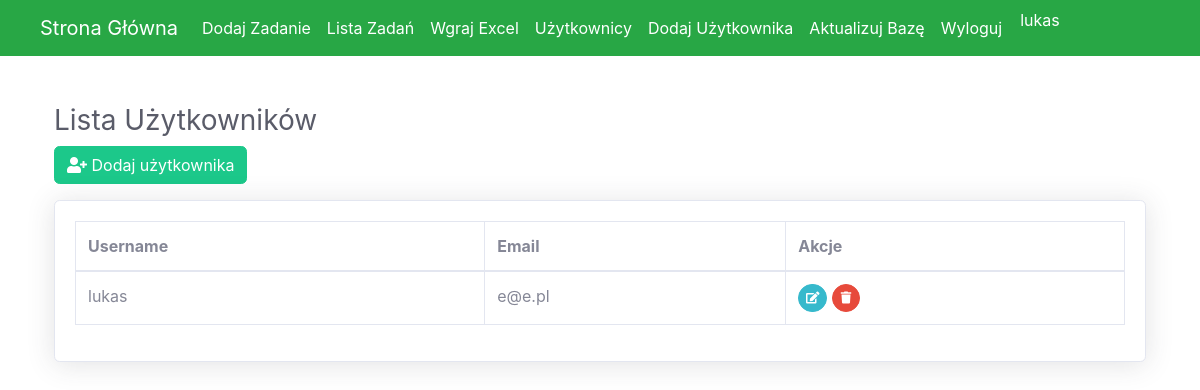
/users/ (signed in), run on an earlier commit of the app's database.
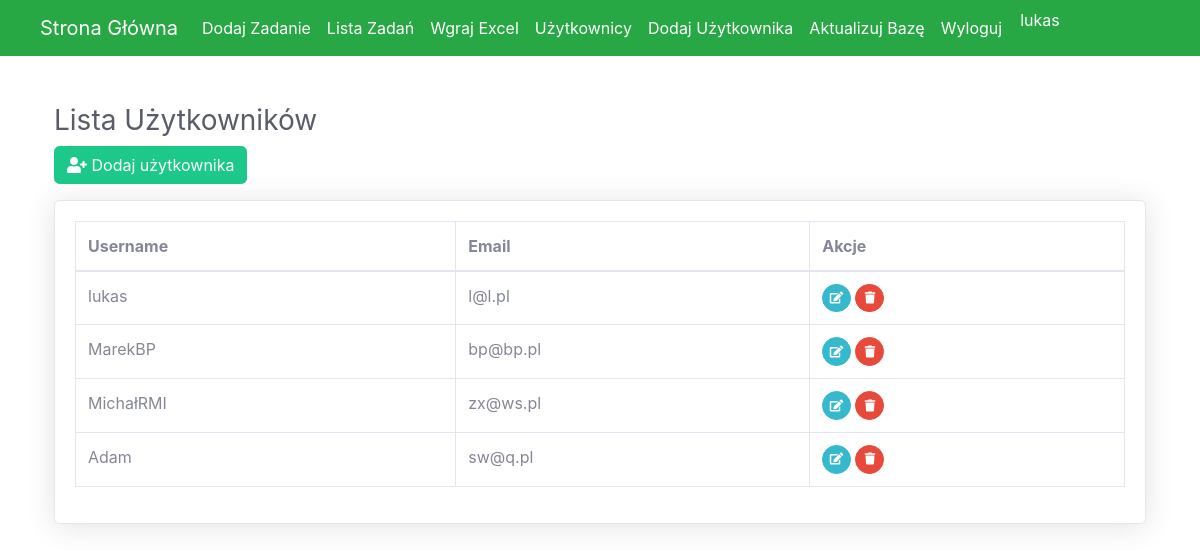
And on a later commit of the database.
### app/models.py (models this page shows, shortened)
class CustomUser(AbstractUser):
    phone_number = models.CharField(max_length=15, blank=True, null=True)
    job_title = models.CharField(max_length=100, blank=True, null=True)
    company = models.CharField(max_length=100, blank=True, null=True)
    def is_administrator(self):
        return self.job_title and self.job_title.lower() == 'administrator'

### app/views.py (the view)
# urls.py: path('users/', views.user_list, name='user_list'),
@login_required
def user_list(request):
    users = CustomUser.objects.all()
    return render(request, 'user_list.html', {'users': users})

### app/templates/user_list.html (shortened to what this page needs)
{% load static %}
{% include 'header.html' %}
<!DOCTYPE html>
<html lang="en">
<head>
    <link rel="stylesheet" href="https://stackpath.bootstrapcdn.com/bootstrap/4.5.2/css/bootstrap.min.css">
    <link rel="stylesheet" href="https://cdnjs.cloudflare.com/ajax/libs/font-awesome/5.15.1/css/all.min.css">
    <link href="{% static 'css/sb-admin-2.min.css' %}" rel="stylesheet">
</head>
<body>
    <div class="container mt-5">
        <h1 class="h3 mb-2 text-gray-800">Lista Użytkowników</h1>
        <a href="{% url 'add_user' %}" class="btn btn-success mb-3">
            <i class="fas fa-user-plus"></i> Dodaj użytkownika
        </a>
        <div class="card shadow mb-4">
            <div class="card-body">
                <div class="table-responsive">
                    <table class="table table-bordered" id="dataTable" width="100%" cellspacing="0">
                        <thead>
                            <tr>
                                <th>Username</th>
                                <th>Email</th>
                                <th>Akcje</th>
                            </tr>
                        </thead>
                        <tbody>
                            {% for user in users %}
                                <tr>
                                    <td>{{ user.username }}</td>
                                    <td>{{ user.email }}</td>
                                    <td>
                                        <a href="{% url 'edit_user' user.id %}" class="btn btn-info btn-circle btn-sm">
                                            <i class="fas fa-edit"></i>
                                        </a>
                                        <a href="{% url 'delete_user' user.id %}" class="btn btn-danger btn-circle btn-sm">
                                            <i class="fas fa-trash"></i>
                                        </a>
                                    </td>
                                </tr>
                            {% endfor %}
                        </tbody>
                    </table>
                </div>
            </div>
        </div>
    </div>
</body>
</html>

### app/templates/header.html (shortened to what this page needs)
{% load static %}
<!DOCTYPE html>
<html lang="en">
<head>
    <link rel="stylesheet" href="https://stackpath.bootstrapcdn.com/bootstrap/4.5.2/css/bootstrap.min.css">
    <link href="{% static 'css/sb-admin-2.min.css' %}" rel="stylesheet">
</head>
<body>
    <nav class="navbar navbar-expand-lg navbar-custom">
        <div class="container-fluid">
            <a class="navbar-brand" href="{% url 'home' %}">Strona Główna</a>
            <div class="collapse navbar-collapse" id="navbarNav">
                <ul class="navbar-nav">
                    {% if user.is_administrator %}
                        <li class="nav-item">
                            <a class="nav-link" href="{% url 'create_task' %}">Dodaj Zadanie</a>
                        </li>
                    {% endif %}
                    <li class="nav-item">
                        <a class="nav-link" href="{% url 'task_list' %}">Lista Zadań</a>
                    </li>
                    {% if user.is_administrator %}
                        <li class="nav-item">
                            <a class="nav-link" href="{% url 'upload_excel' %}">Wgraj Excel</a>
                        </li>
                        <li class="nav-item">
                            <a class="nav-link" href="{% url 'user_list' %}">Użytkownicy</a>
                        </li>
                        <li class="nav-item">
                            <a class="nav-link" href="{% url 'add_user' %}">Dodaj Użytkownika</a>
                        </li>
                    {% endif %}
                    <li class="nav-item">
                        <a class="nav-link" href="{% url 'update_database' %}">Aktualizuj Bazę</a>
                    </li>
                    <li class="nav-item">
                        <a class="nav-link" href="{% url 'logout' %}">Wyloguj</a>
                    </li>
                    <li class="nav-item user-name">
                        {{ request.user.username }}
                    </li>
                </ul>
            </div>
        </div>
    </nav>
</body>
</html>

### app/templates/header.html (style rules this page uses)
.navbar-custom { background-color: #28a745; }
.navbar-custom .navbar-brand, .navbar-custom .nav-link { color: white; }
.navbar-custom .user-name { color: white; margin-left: 10px; }

What changed in the data, as far as the page shows it:
changed CustomUser "lukas": email "e@e.pl" → "l@l.pl"
added CustomUser: username "MarekBP", email "bp@bp.pl"
added CustomUser: username "MichałRMI", email "zx@ws.pl"
added CustomUser: username "Adam", email "sw@q.pl"
